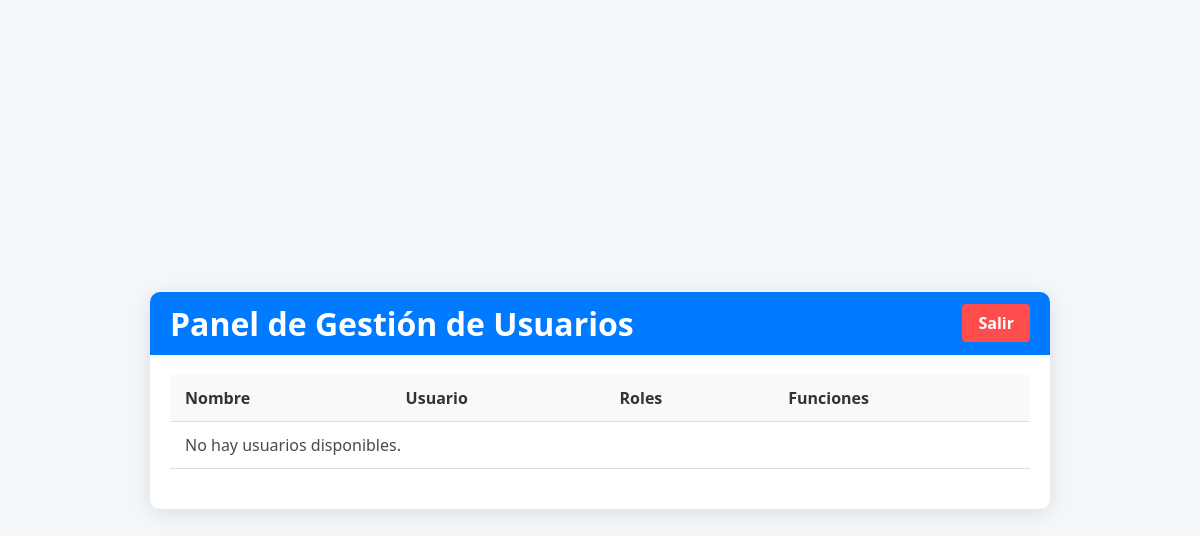
The app's page /dashboard/ (signed in), older data.
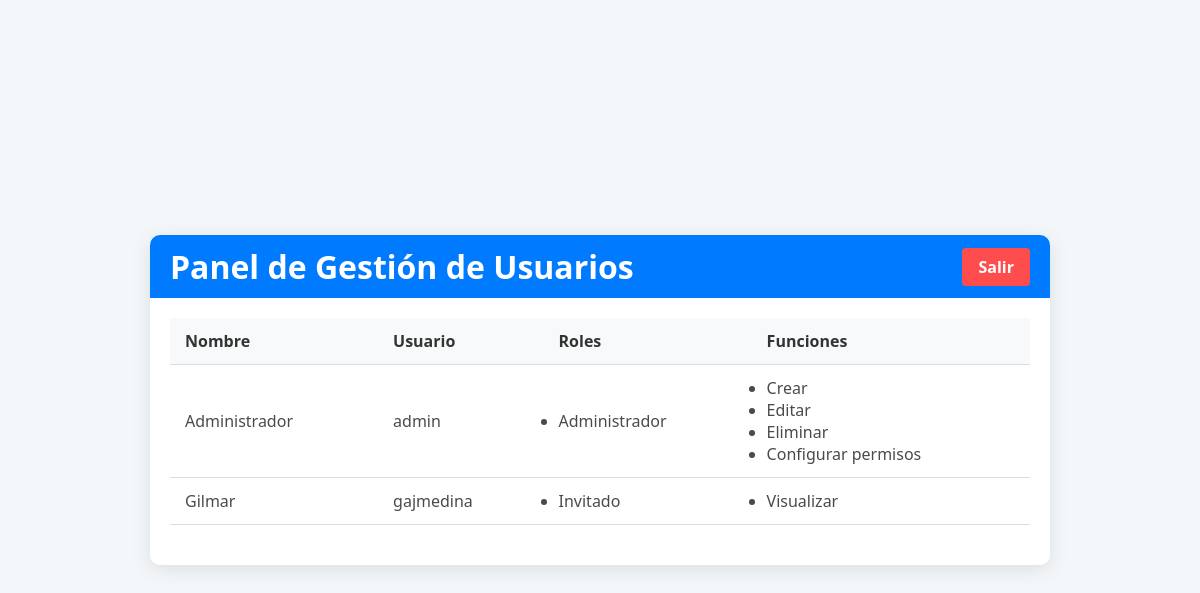
The same page, newer data.
### access/models.py (models this page shows, shortened)
class User(AbstractUser):
    name = models.CharField(max_length=45)
    password = models.CharField(max_length=45)
    status = models.BooleanField(default=False)
    verification_code = models.CharField(max_length=6, blank=True, null=True)
    code_generated_at = models.DateTimeField(null=True, blank=True)
    roles = models.ManyToManyField('Role', through='UserRole')

class Role(models.Model):
    description = models.CharField(max_length=45)
    users = models.ManyToManyField('User', through='UserRole')
    functions = models.ManyToManyField('Function', through='RoleFunction')

class Function(models.Model):
    description = models.CharField(max_length=45)
    roles = models.ManyToManyField('Role', through='RoleFunction')

### access/views.py (the view)
# urls.py: path('dashboard/', views.panel, name='dashboard'),
@login_required(login_url='login')
def panel(request):
    users = User.objects.exclude(id=request.user.id).prefetch_related('roles')
    context = {
        'users': users,
    }
    return render(request, 'dashboard.html', context)

### access/templates/dashboard.html (shortened to what this page needs)
{% load static %}
<!DOCTYPE html>
<html lang="es">
<head>
    <link rel="stylesheet" href="{% static 'css/style.css' %}">
</head>
<body>
<div class="dashboard-container">
    <div class="header">
        <h1>Panel de Gestión de Usuarios</h1>
        <a href="{% url 'logout' %}" class="logout-btn">Salir</a>
    </div>
    <div class="content">
        <table class="user-table">
            <thead>
            <tr>
                <th>Nombre</th>
                <th>Usuario</th>
                <th>Roles</th>
                <th>Funciones</th>
            </tr>
            </thead>
            <tbody>
            {% for user in users %}
                <tr>
                    <td>{{ user.name }}</td>
                    <td>{{ user.username }}</td>
                    <td>
                        <ul>
                            {% for role in user.roles.all %}
                                <li>{{ role.description }}</li>
                            {% endfor %}
                        </ul>
                    </td>
                    <td>
                        <ul>
                            {% for role in user.roles.all %}
                                {% for function in role.functions.all %}
                                    <li>{{ function.description }}</li>
                                {% endfor %}
                            {% endfor %}
                        </ul>
                    </td>
                </tr>
            {% empty %}
                <tr>
                    <td colspan="4">No hay usuarios disponibles.</td>
                </tr>
            {% endfor %}
            </tbody>
        </table>
    </div>
</div>
</body>
</html>

### access/static/css/style.css (style rules this page uses)
* { box-sizing: border-box; margin: 0; padding: 0; font-family: 'Segoe UI', Tahoma, Geneva, Verdana, sans-serif; }
body { background-color: #f4f7fa; color: #4a4a4a; display: flex; justify-content: center; align-items: center; height: 100vh; padding: 20px; }
.dashboard-container { max-width: 900px; width: 100%; background-color: #ffffff; border-radius: 10px; box-shadow: 0 4px 20px rgba(0, 0, 0, 0.1); overflow: hidden; }
.header { background-color: #007bff; color: #fff; display: flex; justify-content: space-between; align-items: center; padding: 10px 20px; text-align: center; }
.logout-btn { background-color: #ff4c4c; color: white; padding: 8px 16px; text-decoration: none; border-radius: 4px; font-weight: bold; transition: background-color 0.3s ease; }
.content { padding: 20px; }
.user-table { width: 100%; border-collapse: collapse; margin-bottom: 20px; }
.user-table th, .user-table td { padding: 12px 15px; text-align: left; border-bottom: 1px solid #ddd; }
.user-table th { background-color: #f8f9fa; color: #333; }

Row changes from the older to the newer data that the page shows:
added User: name "Administrador", username "admin"
added Role: description "Administrador"
added Function: description "Crear"
added Function: description "Editar"
added Function: description "Eliminar"
added Function: description "Configurar permisos"
added User: name "Gilmar", username "gajmedina"
added Role: description "Invitado"
added Function: description "Visualizar"
Text that changed along with them:
text no longer shown: "No hay usuarios disponibles."
